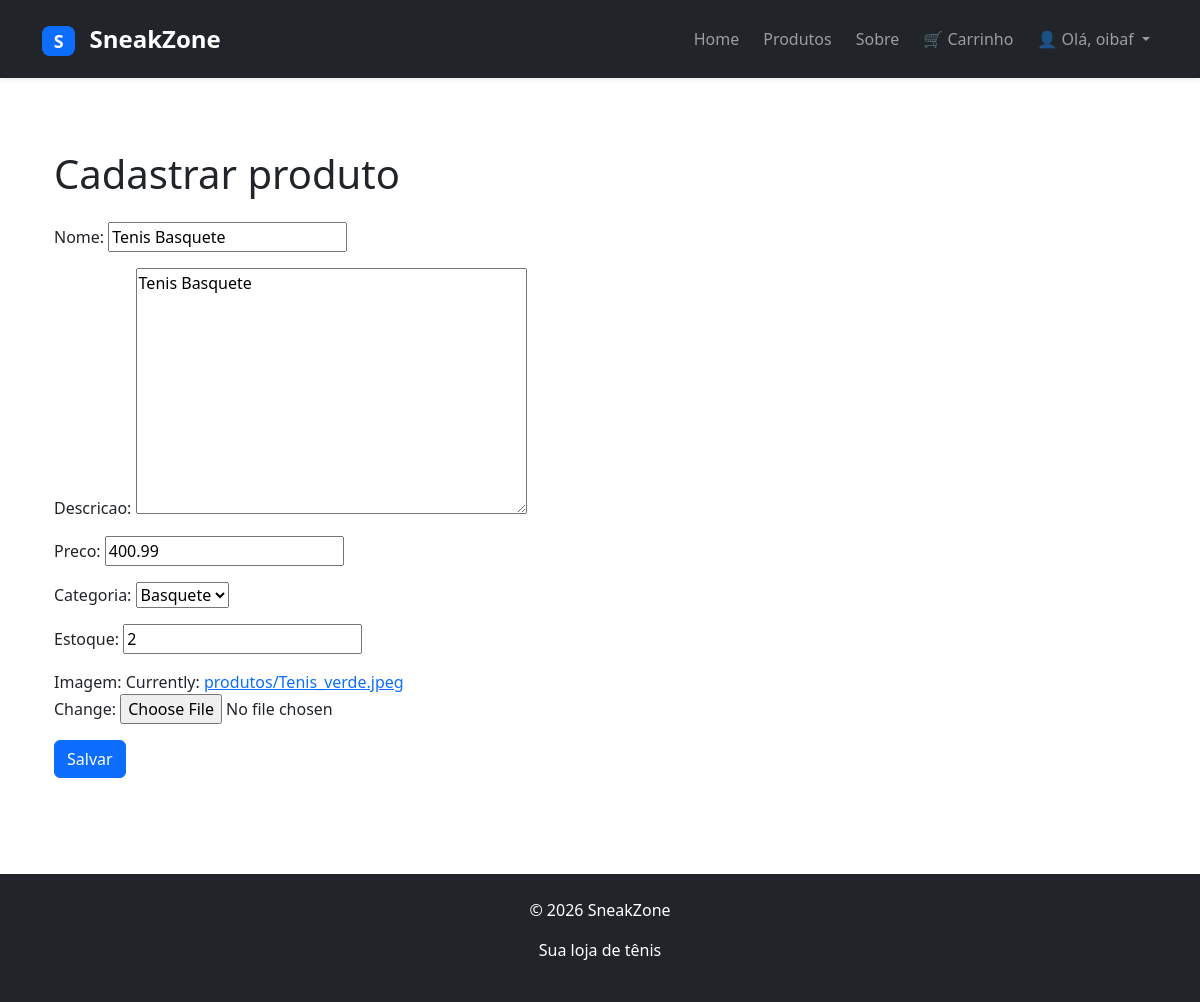
Screenshot of /produtos/produto/5/editar/ (signed in) with the database file from the repository.
### produtos/models.py (models this page shows)
class Produto(models.Model):
    nome = models.CharField(
        max_length=100
    )
    descricao = models.TextField()
    preco = models.DecimalField(
        max_digits=10,
        decimal_places=2
    )
    categoria = models.ForeignKey(
        Categoria,
        on_delete=models.PROTECT
    )
    estoque = models.PositiveIntegerField(
        default=0
    )
    imagem = models.CharField(
        max_length=255,
        blank=True
    )
    data_cadastro = models.DateTimeField(
        auto_now_add=True
    )
    imagem = models.ImageField(
        upload_to='produtos/'
    )

class Categoria(models.Model):
    nome = models.CharField(
        max_length=50
    )
    def __str__(self):
        return self.nome

### produtos/views.py (the view)
# urls.py: path("produto/<int:id>/editar/", views.produto_editar, name="produto_editar"),
@login_required # Fez o efeito de proteger a view, para que apenas usuários logados possam acessar.
def produto_editar(request, id):
    produto = get_object_or_404(
        Produto,
        id=id
    )
    if request.method == "POST":
        form = ProdutoForm(
            request.POST,
            request.FILES,  # Adicionei request.FILES para lidar com o upload de arquivos
            instance=produto
        )
        if form.is_valid():
            form.save()
            messages.success(
                request,
                "Produto atualizado com sucesso!"
            )
            return redirect(
                "produtos_detalhe",
                id=produto.id
            )
    else:
        form = ProdutoForm(
            instance=produto
        )
    return render(
        request,
        "produtos/produto_form.html",
        {
            "form": form,
            "titulo": "Editar produto",
            "botao": "Salvar alterações"
        }
    )

### produtos/forms.py
class ProdutoForm(forms.ModelForm):
    class Meta:
        model = Produto
        fields = [
            'nome',
            'descricao',
            'preco',
            'categoria',
            'estoque',
            'imagem'
                ]

### pedidos/views.py (called while the page is built)
def contador_carrinho(request):
    carrinho = request.session.get(
        "carrinho",
        {}
    )
    quantidade = sum(carrinho.values())
    return {"total_itens": quantidade}

### produtos/Templates/produtos/produto_form.html (shortened to what this page needs)
{% extends "core/base.html" %}
{% block content %}
<div class="container py-5">
    <h1 class="mb-4">
        Cadastrar produto
    </h1>
    <form method="post" enctype="multipart/form-data">
        {{ form.as_p }}
        <button
            type="submit"
            class="btn btn-primary">
            Salvar
        </button>
    </form>
</div>
{% endblock %}

### core/templates/core/partials/navbar.html (shortened to what this page needs)
<nav class="navbar navbar-expand-lg navbar-dark bg-dark shadow-sm py-3">
    <div class="container">
        <a class="navbar-brand fw-bold fs-4" href="{% url 'home' %}">
            <span class="badge bg-primary rounded-3 me-2">S</span>
            SneakZone
        </a>
        <div class="collapse navbar-collapse" id="menuSneakZone">
            <ul class="navbar-nav ms-auto align-items-lg-center gap-lg-2">
                <li class="nav-item">
                    <a class="nav-link" href="{% url 'home' %}">
                        Home
                    </a>
                </li>
                <li class="nav-item">
                    <a class="nav-link" href="{% url 'produtos' %}">
                        Produtos
                    </a>
                </li>
                <li class="nav-item">
                    <a class="nav-link" href="{% url 'sobre' %}">
                        Sobre
                    </a>
                </li>
                <li class="nav-item">
                    <a class="nav-link position-relative" href="{% url 'carrinho' %}">
                        🛒 Carrinho
                    </a>
                </li>
                {% if user.is_authenticated %}
                <li class="nav-item dropdown">
                    <a class="nav-link dropdown-toggle" href="#" role="button" data-bs-toggle="dropdown"
                        aria-expanded="false">
                        👤 Olá, {{ user.first_name|default:user.username }}
                    </a>
                </li>
                {% endif %}
            </ul>
        </div>
    </div>
</nav>

### rows the page displays
Produto: nome "Tenis Basquete", descricao "Tenis Basquete", preco "400.99", categoria "Basquete", estoque "2"

### other values shown
{{ user.first_name|default:user.username }} "oibaf"
